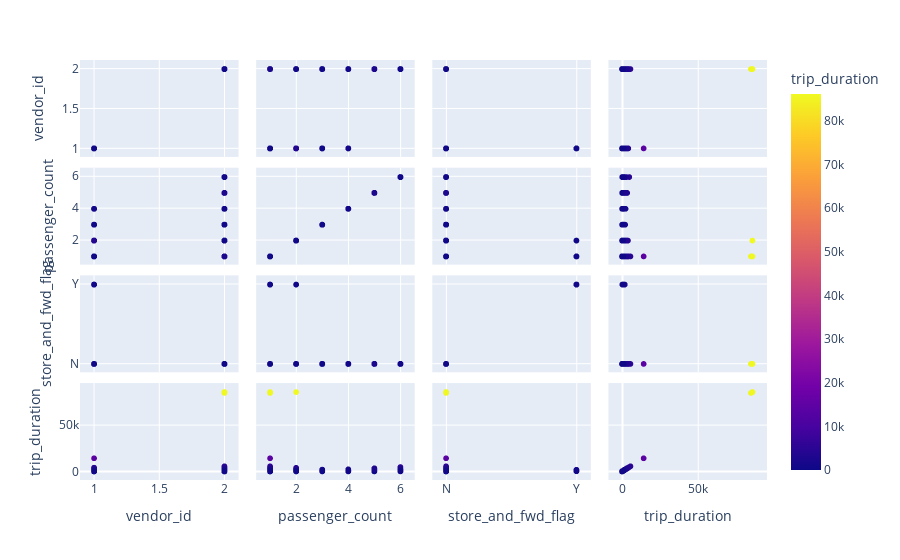

Source (notebook cell):
### Code cell
import plotly.express as px

fig = px.scatter_matrix(
    df[::1000], 
    dimensions=['vendor_id', 'passenger_count', 'store_and_fwd_flag', 'trip_duration'], 
    color="trip_duration"
)

fig.show()

### Figure 1 — Plotly figure (JSON) as saved in the notebook; plotly's stock layout.template omitted (floating-point values rounded to 4 significant figures; data arrays with more than 128 entries replaced by an {"elided": "..."} marker saying what was removed)
{"data": [{"dimensions": [{"axis": {"matches": true}, "label": "vendor_id", "values": {"elided": "1459 int values"}}, {"axis": {"matches": true}, "label": "passenger_count", "values": {"elided": "1459 int values"}}, {"axis": {"matches": true}, "label": "store_and_fwd_flag", "values": {"elided": "1459 str values"}}, {"axis": {"matches": true}, "label": "trip_duration", "values": {"elided": "1459 int values"}}], "hovertemplate": "%{xaxis.title.text}=%{x}<br>%{yaxis.title.text}=%{y}<br>trip_duration=%{marker.color}<extra></extra>", "legendgroup": "", "marker": {"color": {"elided": "1459 int values"}, "coloraxis": "coloraxis", "symbol": "circle"}, "name": "", "showlegend": false, "type": "splom"}], "layout": {"coloraxis": {"colorbar": {"title": {"text": "trip_duration"}}, "colorscale": [[0, "#0d0887"], [0.1111, "#46039f"], [0.2222, "#7201a8"], [0.3333, "#9c179e"], [0.4444, "#bd3786"], [0.5556, "#d8576b"], [0.6667, "#ed7953"], [0.7778, "#fb9f3a"], [0.8889, "#fdca26"], [1, "#f0f921"]]}, "dragmode": "select", "legend": {"tracegroupgap": 0}, "margin": {"t": 60}}}
